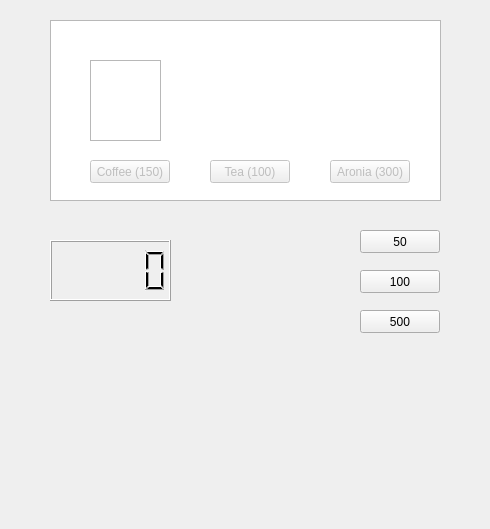
<?xml version="1.0" encoding="UTF-8"?>
<ui version="4.0">
 <class>Widget</class>
 <widget class="QWidget" name="Widget">
  <property name="geometry">
   <rect>
    <x>0</x>
    <y>0</y>
    <width>490</width>
    <height>529</height>
   </rect>
  </property>
  <property name="windowTitle">
   <string>Widget</string>
  </property>
  <widget class="QPushButton" name="coffee">
   <property name="enabled">
    <bool>false</bool>
   </property>
   <property name="geometry">
    <rect>
     <x>90</x>
     <y>160</y>
     <width>80</width>
     <height>23</height>
    </rect>
   </property>
   <property name="text">
    <string>Coffee (150)</string>
   </property>
  </widget>
  <widget class="QLCDNumber" name="lcdNumber">
   <property name="geometry">
    <rect>
     <x>50</x>
     <y>240</y>
     <width>121</width>
     <height>61</height>
    </rect>
   </property>
  </widget>
  <widget class="QPushButton" name="tea">
   <property name="enabled">
    <bool>false</bool>
   </property>
   <property name="geometry">
    <rect>
     <x>210</x>
     <y>160</y>
     <width>80</width>
     <height>23</height>
    </rect>
   </property>
   <property name="text">
    <string>Tea (100)</string>
   </property>
  </widget>
  <widget class="QPushButton" name="Aronia">
   <property name="enabled">
    <bool>false</bool>
   </property>
   <property name="geometry">
    <rect>
     <x>330</x>
     <y>160</y>
     <width>80</width>
     <height>23</height>
    </rect>
   </property>
   <property name="text">
    <string>Aronia (300)</string>
   </property>
  </widget>
  <widget class="QPushButton" name="c50">
   <property name="geometry">
    <rect>
     <x>360</x>
     <y>230</y>
     <width>80</width>
     <height>23</height>
    </rect>
   </property>
   <property name="text">
    <string>50</string>
   </property>
  </widget>
  <widget class="QPushButton" name="c100">
   <property name="geometry">
    <rect>
     <x>360</x>
     <y>270</y>
     <width>80</width>
     <height>23</height>
    </rect>
   </property>
   <property name="text">
    <string>100</string>
   </property>
  </widget>
  <widget class="QPushButton" name="c500">
   <property name="geometry">
    <rect>
     <x>360</x>
     <y>310</y>
     <width>80</width>
     <height>23</height>
    </rect>
   </property>
   <property name="text">
    <string>500</string>
   </property>
  </widget>
  <widget class="QGraphicsView" name="graphicsView">
   <property name="geometry">
    <rect>
     <x>50</x>
     <y>20</y>
     <width>391</width>
     <height>181</height>
    </rect>
   </property>
  </widget>
  <widget class="QGraphicsView" name="coffeeg">
   <property name="geometry">
    <rect>
     <x>90</x>
     <y>60</y>
     <width>71</width>
     <height>81</height>
    </rect>
   </property>
  </widget>
  <zorder>graphicsView</zorder>
  <zorder>coffee</zorder>
  <zorder>lcdNumber</zorder>
  <zorder>tea</zorder>
  <zorder>Aronia</zorder>
  <zorder>c50</zorder>
  <zorder>c100</zorder>
  <zorder>c500</zorder>
  <zorder>coffeeg</zorder>
 </widget>
 <layoutdefault spacing="6" margin="11"/>
 <resources/>
 <connections/>
</ui>
